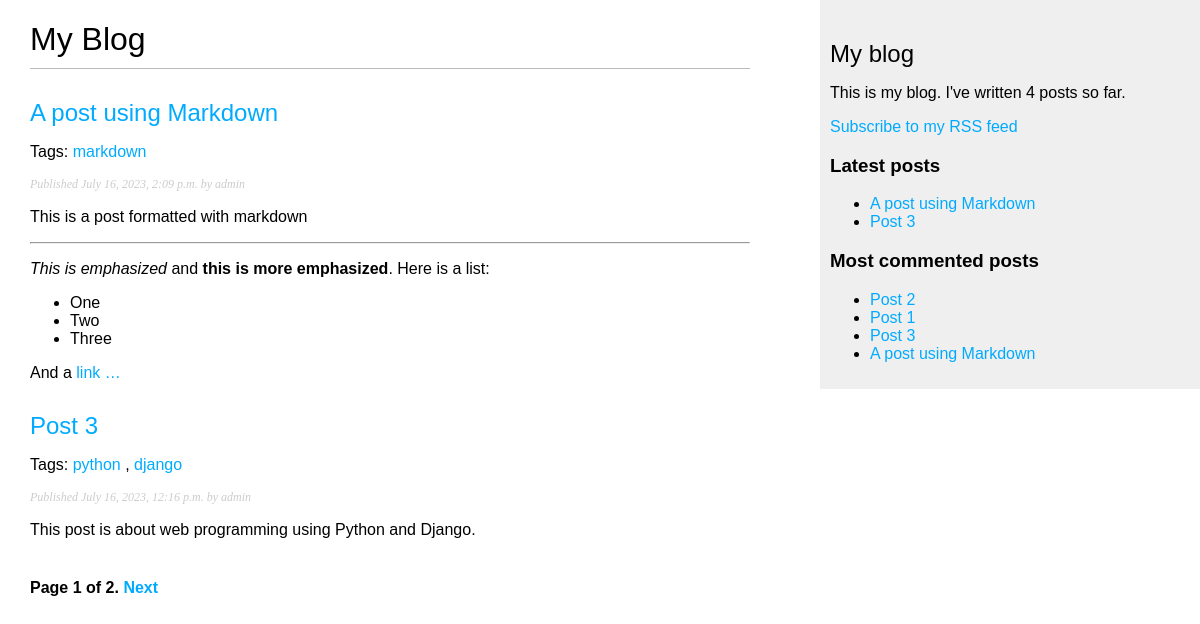
Screenshot of /blog/ with the database file from the repository.
### blog/models.py (models this page shows, shortened)
class Post(models.Model):
    class Status(models.TextChoices):
        DRAFT = 'DF', 'Draft'
        PUBLISHED = 'PB', 'Published'
    title = models.CharField(max_length=250)
    slug = models.SlugField(max_length=250, unique_for_date='publish')
    author = models.ForeignKey(User, on_delete=models.CASCADE, related_name='blog_posts')
    body = models.TextField()
    publish = models.DateTimeField(default=timezone.now)
    created = models.DateTimeField(auto_now_add=True)
    updated = models.DateTimeField(auto_now=True)
    status = models.CharField(max_length=2, choices=Status.choices, default=Status.DRAFT)
    objects = models.Manager()
    published = PublishedManager()
    tags = TaggableManager()
    class Meta:
        ordering = ['-publish']
        indexes = [
            models.Index(fields=['-publish']),
        ]
    def get_absolute_url(self):
        return reverse('blog:post_detail', args=[self.publish.year, self.publish.month, self.publish.day, self.slug])

### blog/views.py (the view)
# urls.py: path('', views.post_list, name='post_list', ),
def post_list(request, tag_slug=None):
    object_list = Post.published.all()
    tag = None
    if tag_slug:
        tag = get_object_or_404(Tag, slug=tag_slug)
        object_list = object_list.filter(tags__in=[tag])
    paginator = Paginator(object_list, 2)
    page_number = request.GET.get('page', 1)
    try:
        posts = paginator.page(page_number)
    except EmptyPage:
        posts = paginator.page(paginator.num_pages)
    except PageNotAnInteger:
        posts = paginator.page(1)
    return render(request, 'blog/post/list.html', {'posts': posts, 'tag': tag})

### blog/models.py (called while the page is built)
    def get_queryset(self):
        return super().get_queryset().filter(status=Post.Status.PUBLISHED)

### blog/templatetags/blog_tags.py (called while the page is built)
@register.simple_tag
def total_posts():
    return Post.published.count()

@register.inclusion_tag('blog/post/latest_posts.html')
def show_latest_posts(count=5):
    latest_posts = Post.published.order_by('-publish')[:count]
    return {'latest_posts': latest_posts}

@register.simple_tag
def get_most_commented_posts(count=5):
    return Post.published.annotate(total_comments=Count('comments')).order_by('-total_comments')[:count]

@register.filter(name='markdown')
def markdown_format(text):
    return mark_safe(markdown.markdown(text))

### blog/templates/blog/post/list.html (shortened to what this page needs)
{% extends "blog/base.html" %}
{% load blog_tags %}
 {% block content %}
    <h1>My Blog</h1>
     {% for post in posts %}
        <h2>
            <a href="{{post.get_absolute_url}}">
                {{ post.title }}
            </a>
        </h2>
         <p class="tags">
            Tags:
            {% for tag in post.tags.all %}
                <a href="{% url 'blog:post_list_by_tag' tag.slug %}">
                    {{ tag.name }}
                </a>
                {% if not forloop.last %}, {% endif %}
            {% endfor %}
        </p>
         <p class="date">
            Published {{ post.publish }} by {{ post.author }}
        </p>
         {{ post.body | markdown | truncatewords:30 }}
    {% endfor %}
     {% include "pagination.html" with page=posts %}
{% endblock %}

### blog/templates/blog/base.html (shortened to what this page needs)
{% load blog_tags %}
{% load static %}
 <!DOCTYPE html>
<html>
<head>
  <link href="{% static 'css/blog.css' %}" rel="stylesheet">
</head>
<body>
  <div id="content">
    {% block content %}
    {% endblock %}
  </div>
  <div id="sidebar">
    <h2>My blog</h2>
    <p>
       This is my blog. I've written {% total_posts %} posts so far.
    </p>
    <p>
      <a href="{% url 'blog:post_feed' %}">
        Subscribe to my RSS feed
      </a>
    </p>
    <h3>Latest posts</h3>
    {% show_latest_posts 2 %}
    <h3>Most commented posts</h3>
    {% get_most_commented_posts as most_commented_posts %}
    <ul>
      {% for post in most_commented_posts %}
        <li>
          <a href="{{ post.get_absolute_url }}">{{ post.title }}</a>
        </li>
      {% endfor %}
    </ul>
  </div>
</body>
</html>

### blog/templates/pagination.html (shortened to what this page needs)
<div class="pagination">
  <span class="step-links">
    <span class="current">
      Page {{ page.number }} of {{ page.paginator.num_pages }}.
    </span>
    {% if page.has_next %}
      <a href="?page={{ page.next_page_number }}">Next</a>
    {% endif %}
  </span>
</div>

### blog/templates/blog/post/latest_posts.html
<ul>
    {% for post in latest_posts %}
        <li>
            <a href="{{ post.get_absolute_url }}">{{ post.title }}</a>
        </li>
    {% endfor %}
</ul>

### blog/static/css/blog.css (style rules this page uses)
body { margin:0; padding:0; font-family:helvetica, sans-serif; }
a { color:#00abff; text-decoration:none; }
h1 { font-weight:normal; border-bottom:1px solid #bbb; padding:0 0 10px 0; }
h2 { font-weight:normal; margin:30px 0 0; }
#content { float:left; width:60%; padding:0 0 0 30px; }
#sidebar { float:right; width:30%; padding:10px; background:#efefef; height:100%; }
p.date { color:#ccc; font-family: georgia, serif; font-size: 12px; font-style: italic; }
.pagination { margin:40px 0; font-weight:bold; }

### rows the page displays
Post: title "A post using Markdown", publish "July 16, 2023, 2:09 p.m.", author "admin", body "This is a post formatted with markdown This is emphasized and this is more emphasized . Here is a list: One Two Three And a link …"
Tag: name "markdown"
Post: title "Post 3", publish "July 16, 2023, 12:16 p.m.", author "admin", body "This post is about web programming using Python and Django."
Tag: name "python"
Tag: name "django"
Post: title "Post 2"
Post: title "Post 1"

### other values shown
{{ page.number }} "1"
{{ page.paginator.num_pages }} "2"
